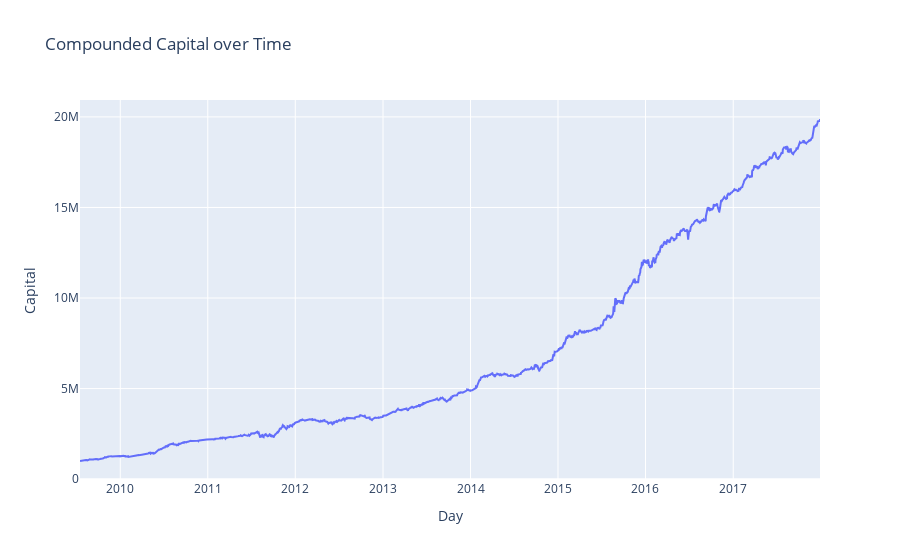
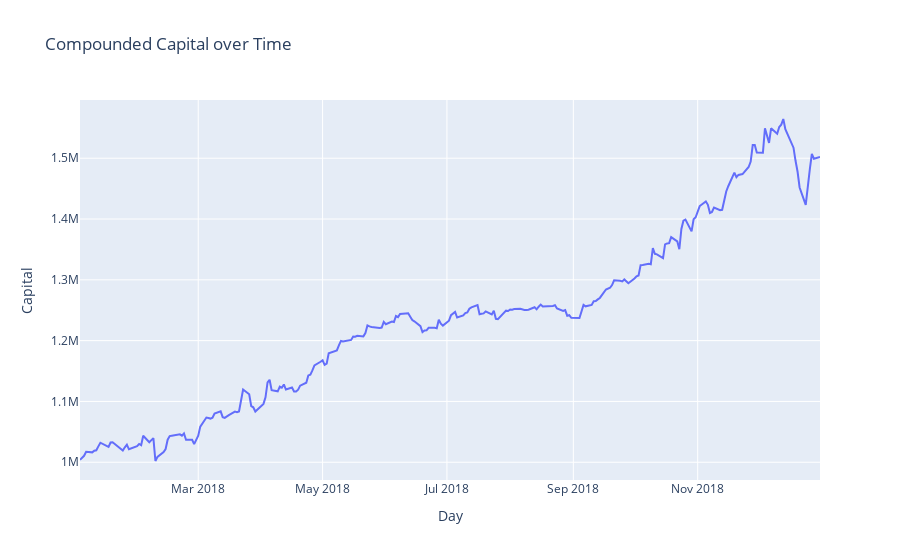
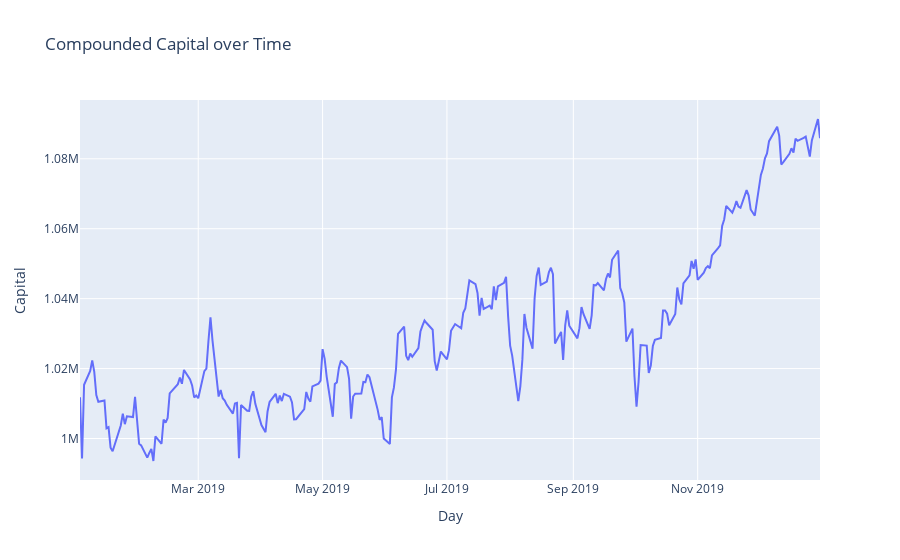
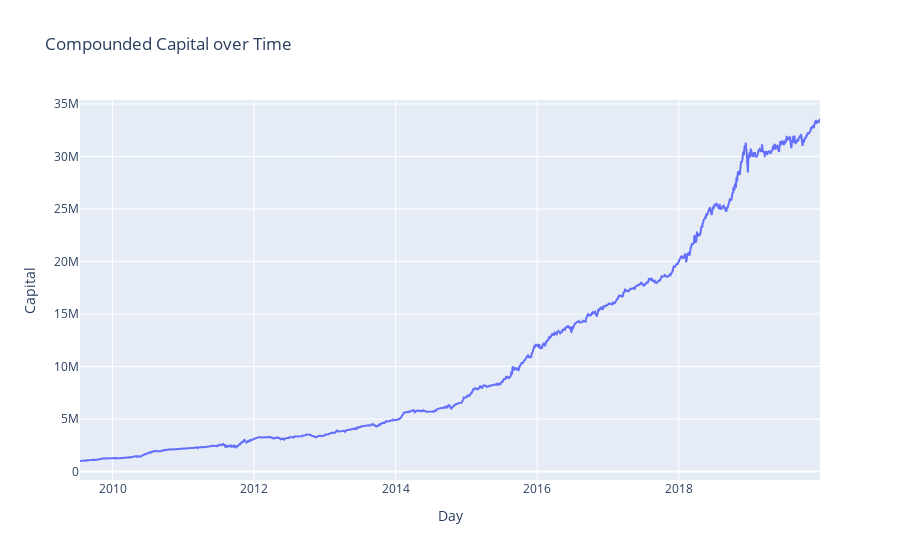

The notebook cell saved with these charts, in order:
### Code cell
def plot_capitals(dates, capitals):
    fig1 = make_subplots(rows=1, cols=1, specs=[[{'type':'xy'}]])
    
    fig1.add_trace(go.Scatter(x=dates, y=capitals, mode="lines"), row=1, col=1)
#     fig1.add_vline(x=2.5, line_width=3, line_dash="dash", line_color="green")

    fig1.update_layout(
        title = f'Compounded Capital over Time', 
        xaxis1 = dict(title_text = 'Day'),
        yaxis1 = dict(title_text = 'Capital')
    )
    fig1.show()
    
capital = 1000000
risk = 0.906 # to achieve max drawdown goal
# risk = 0.6456

print("Evaluating...")

instruments, data, models = init_models_data()
mode = 'train'
metrics, capitals, dates = evaluate_Q(Q, instruments, data, capital, risk, mode)
# print(f"Profit in evaluation: {profit}")
plot_capitals(dates, capitals)
display(metrics)
df = pd.DataFrame({'dates': dates, 'capitals': capitals})
# df.to_csv("Portfolio Output/predict_train_tuned_100.csv")


instruments, data, models = init_models_data()
mode = 'val'
metrics, capitals, dates = evaluate_Q(Q, instruments, data, capital, risk, mode)
# print(f"Profit in evaluation: {profit}")
plot_capitals(dates, capitals)
display(metrics)
df = pd.DataFrame({'dates': dates, 'capitals': capitals})
# df.to_csv("Portfolio Output/predict_val_tuned_100.csv")

instruments, data, models = init_models_data()
mode = 'test'
metrics, capitals, dates = evaluate_Q(Q, instruments, data, capital, risk, mode)
# print(f"Profit in evaluation: {profit}")
plot_capitals(dates, capitals)
display(metrics)
df = pd.DataFrame({'dates': dates, 'capitals': capitals})
# # df.to_csv("Portfolio Output/predict_test_tuned_100.csv")

instruments, data, models = init_models_data()
mode = 'full'
metrics, capitals, dates = evaluate_Q(Q, instruments, data, capital, risk, mode)
# print(f"Profit in evaluation: {profit}")
plot_capitals(dates, capitals)
# metrics['rel_max_drawdown'] = metrics['rel_max_drawdown'] * risk
display(metrics)
df = pd.DataFrame({'dates': dates, 'capitals': capitals})
# df.to_csv("Portfolio Output/predict_full_tuned_100.csv")

### Figure 1 — Plotly figure (JSON) as saved in the notebook; plotly's stock layout.template omitted (floating-point values rounded to 4 significant figures; data arrays with more than 128 entries replaced by an {"elided": "..."} marker saying what was removed)
{"data": [{"mode": "lines", "type": "scatter", "x": {"elided": "2130 str values"}, "xaxis": "x", "y": {"elided": "2130 float values"}, "yaxis": "y"}], "layout": {"title": {"text": "Compounded Capital over Time"}, "xaxis": {"anchor": "y", "domain": [0, 1], "title": {"text": "Day"}}, "yaxis": {"anchor": "x", "domain": [0, 1], "title": {"text": "Capital"}}}}

### Figure 2 — Plotly figure (JSON) as saved in the notebook; plotly's stock layout.template omitted (floating-point values rounded to 4 significant figures; data arrays with more than 128 entries replaced by an {"elided": "..."} marker saying what was removed)
{"data": [{"mode": "lines", "type": "scatter", "x": {"elided": "251 str values"}, "xaxis": "x", "y": {"elided": "251 float values"}, "yaxis": "y"}], "layout": {"title": {"text": "Compounded Capital over Time"}, "xaxis": {"anchor": "y", "domain": [0, 1], "title": {"text": "Day"}}, "yaxis": {"anchor": "x", "domain": [0, 1], "title": {"text": "Capital"}}}}

### Figure 3 — Plotly figure (JSON) as saved in the notebook; plotly's stock layout.template omitted (floating-point values rounded to 4 significant figures; data arrays with more than 128 entries replaced by an {"elided": "..."} marker saying what was removed)
{"data": [{"mode": "lines", "type": "scatter", "x": {"elided": "252 str values"}, "xaxis": "x", "y": {"elided": "252 float values"}, "yaxis": "y"}], "layout": {"title": {"text": "Compounded Capital over Time"}, "xaxis": {"anchor": "y", "domain": [0, 1], "title": {"text": "Day"}}, "yaxis": {"anchor": "x", "domain": [0, 1], "title": {"text": "Capital"}}}}

### Figure 4 — Plotly figure (JSON) as saved in the notebook; plotly's stock layout.template omitted (floating-point values rounded to 4 significant figures; data arrays with more than 128 entries replaced by an {"elided": "..."} marker saying what was removed)
{"data": [{"mode": "lines", "type": "scatter", "x": {"elided": "2633 str values"}, "xaxis": "x", "y": {"elided": "2633 float values"}, "yaxis": "y"}], "layout": {"title": {"text": "Compounded Capital over Time"}, "xaxis": {"anchor": "y", "domain": [0, 1], "title": {"text": "Day"}}, "yaxis": {"anchor": "x", "domain": [0, 1], "title": {"text": "Capital"}}}}
